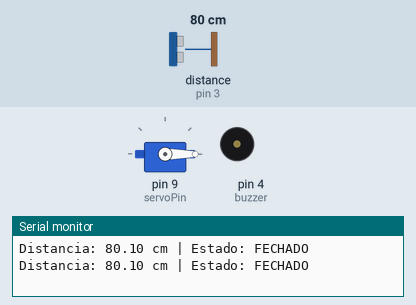
Recording of a sketch running on a simulated Arduino Uno, built with avr-gcc and run on an emulated ATmega328P. Parts: servo, buzzer (waves = sounding), the last lines printed to the serial monitor. Wiring (inferred from the names in the program): ultrasonic range finder: trigger pin 2; echo pin 3. The inputs (shaded band) are chosen by the test bench; at power-on: distance to the obstacle (sensor on pin 3) 80 cm. The echo pulse lasts 58.3 µs per cm.

Above: at 1.8 s.
1.9 s: distance to the obstacle (sensor on pin 3) set to 28 cm
At 2.24 s:
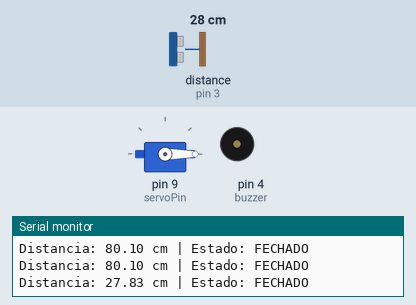
5.4 s: distance to the obstacle (sensor on pin 3) set to 23 cm
At 6.0 s:
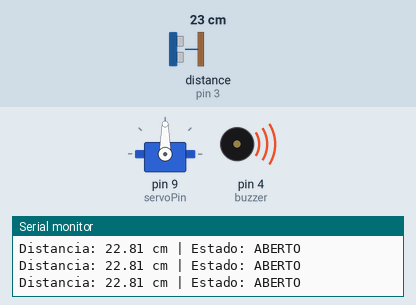
7.1 s: distance to the obstacle (sensor on pin 3) set to 60 cm
At 8.0 s:
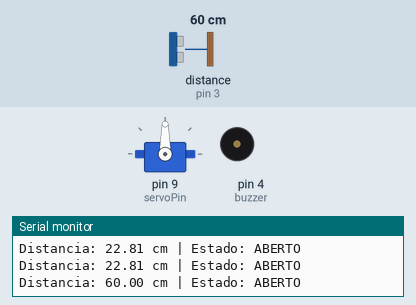
Timing chart, 0 to 16.6 s (numbered marks = the images above; inputs shaded):
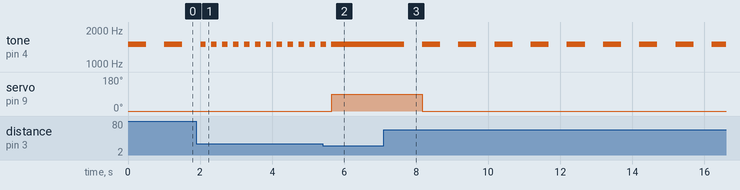

The sketch:

portaoeletronico1.ino
```cpp
#include <Servo.h>

int trig = 2;
int echo = 3;
int buzzer = 4;
int servoPin = 9;

double tempo, cm;

Servo portao;

enum Estado {
  FECHADO,
  ABERTO
};

Estado estadoAtual = FECHADO;

void setup() {

  pinMode(trig, OUTPUT);
  pinMode(echo, INPUT);
  pinMode(buzzer, OUTPUT);

  Serial.begin(9600);

  portao.attach(servoPin);

  portao.write(0);
}

void loop() {


  digitalWrite(trig, LOW);
  delayMicroseconds(2);

  digitalWrite(trig, HIGH);
  delayMicroseconds(10);

  digitalWrite(trig, LOW);

  tempo = pulseIn(echo, HIGH);

  cm = tempo / 58;

  Serial.print("Distancia: ");
  Serial.print(cm);
  Serial.print(" cm | Estado: ");


  switch (estadoAtual) {

    case FECHADO:

      Serial.println("FECHADO");

      portao.write(0);

      if (cm < 25) {
        estadoAtual = ABERTO;
      }

      break;

    case ABERTO:

      Serial.println("ABERTO");

      portao.write(90);

      if (cm > 50) {
        estadoAtual = FECHADO;
      }

      break;
  }


  if (cm < 25) {

    tone(buzzer, 1500);

  }

  else if (cm < 50) {

    tone(buzzer, 1500);
    delay(150);

    noTone(buzzer);
    delay(150);
  }

  else if (cm < 100) {

    tone(buzzer, 1500);
    delay(500);

    noTone(buzzer);
    delay(500);
  }

  else {

    noTone(buzzer);
  }
}
```

Measured:
- the behaviour switches between 26 and 25 cm on distance to the obstacle (sensor on pin 3) (found by bisection; images 1 and 2)
- after the input at 1.9 s, tone on pin 4 (buzzer): alternates 1500 Hz for 0.15 s and silent for 0.15 s, starting after 0.26 s
- after the input at 5.4 s, tone on pin 4 (buzzer): goes on until 5.6 s, then stays 1500 Hz; servo on pin 9 (servoPin): 0° → 90° after 0.26 s
- after the input at 7.1 s, tone on pin 4 (buzzer): alternates 1500 Hz for 0.50 s and silent for 0.50 s, starting after 0.56 s; servo on pin 9 (servoPin): 90° → 0° after 1.1 s
- by itself, tone on pin 4 (buzzer): alternates 1500 Hz for 0.50 s and silent for 0.51 s
